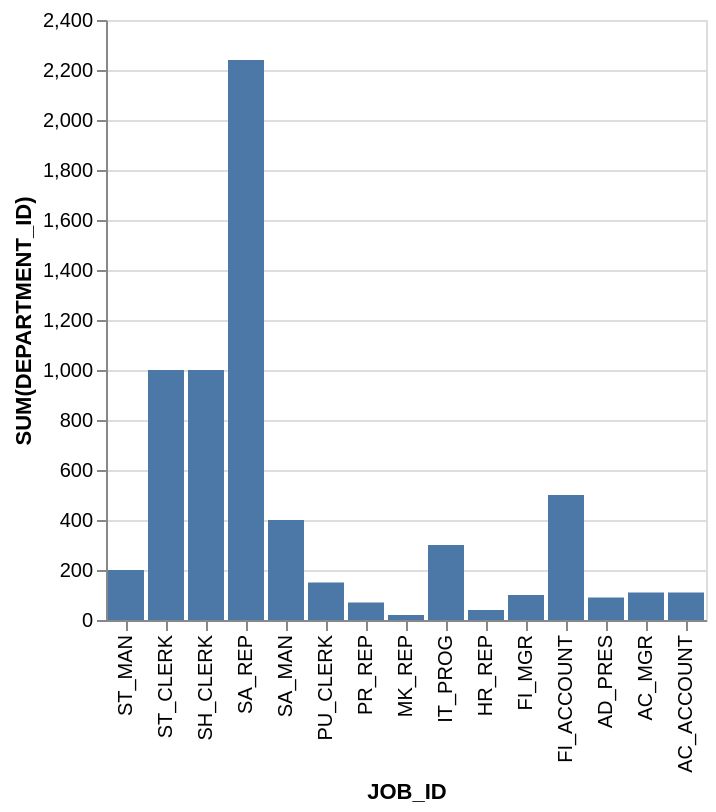

Source (Vega-Lite JSON):
### Vega-Lite specification from a JSON file in a GitHub repository (floating-point values rounded to 4 significant figures)
{"data": {"values": [{"x_data": "ST_MAN", "y_data": 200}, {"x_data": "ST_CLERK", "y_data": 1000}, {"x_data": "SH_CLERK", "y_data": 1000}, {"x_data": "SA_REP", "y_data": 2240}, {"x_data": "SA_MAN", "y_data": 400}, {"x_data": "PU_CLERK", "y_data": 150}, {"x_data": "PR_REP", "y_data": 70}, {"x_data": "MK_REP", "y_data": 20}, {"x_data": "IT_PROG", "y_data": 300}, {"x_data": "HR_REP", "y_data": 40}, {"x_data": "FI_MGR", "y_data": 100}, {"x_data": "FI_ACCOUNT", "y_data": 500}, {"x_data": "AD_PRES", "y_data": 90}, {"x_data": "AC_MGR", "y_data": 110}, {"x_data": "AC_ACCOUNT", "y_data": 110}]}, "mark": "bar", "encoding": {"x": {"field": "x_data", "type": "nominal", "title": "JOB_ID", "sort": "descending"}, "y": {"field": "y_data", "type": "quantitative", "title": "SUM(DEPARTMENT_ID)"}}}
